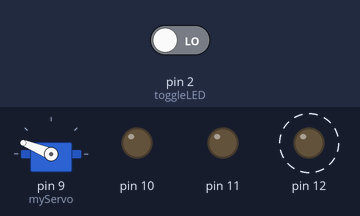
The sketch below on a simulated Arduino Uno, built with avr-gcc and run on an emulated ATmega328P. Shown: servo, output pins drawn as LEDs (lit = HIGH). Dashed ring = blinking. Inputs (shaded band) come from the test bench; at power-on: pin 2 (toggleLED) LOW.

Above: at 1.2 s.
1.3 s: pin 2 (toggleLED) driven HIGH
At 1.65 s:
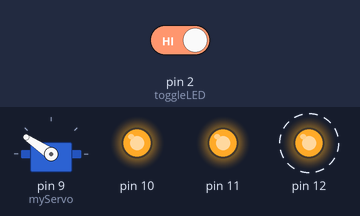
4.3 s: pin 2 (toggleLED) driven LOW
At 4.65 s:
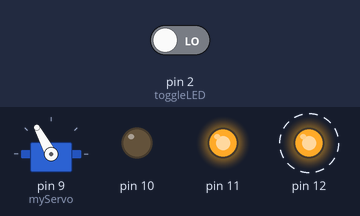
7.3 s: pin 2 (toggleLED) driven HIGH
At 7.66 s:
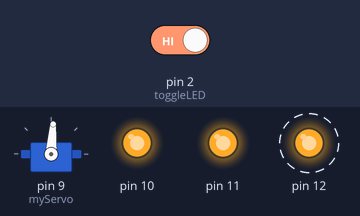
10.3 s: pin 2 (toggleLED) driven LOW
At 10.67 s:
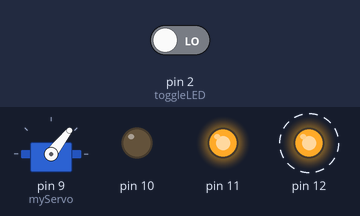
13.3 s: pin 2 (toggleLED) driven HIGH
At 13.68 s:
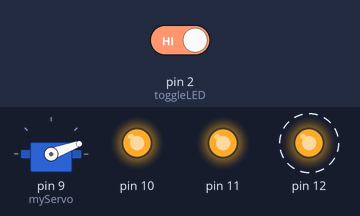
Timing chart, 0 to 28.5 s (numbered marks = the images above; inputs shaded):
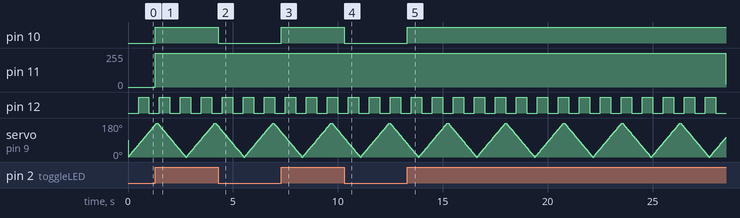

Measured:
- after the input at 1.3 s, pin 10: LOW → HIGH at once; pin 11: stays 255/255 (without the input it goes to 170/255 after 3.0 s)
- after the input at 4.3 s, pin 10: HIGH → LOW at once; pin 11: stays 255/255 (without the input it goes to 86/255 after 3.0 s)
- after the input at 7.3 s, pin 10: LOW → HIGH at once; pin 11: stays 255/255 (without the input it goes to 3/255 after 3.0 s)
- after the input at 10.3 s, pin 10: HIGH → LOW at once; pin 11: stays 255/255 (without the input it goes to 79/255 after 3.0 s)
- after the input at 13.3 s, pin 10: LOW → HIGH at once
- by itself, pin 12: alternates HIGH for 0.50 s and LOW for 0.50 s

The sketch:

ep8.ino
```cpp
#include<Servo.h>
Servo myServo;
int servoPos = 0;
int servoIncrement = 2;
int ledState = LOW;
int brightness = 0;
int fadeIncrement = 1;
int toggleState = LOW;

unsigned long C = 0;
unsigned long P_1 = 0;
unsigned long P_2 = 0;
unsigned long P_3 = 0;
unsigned long P_4 = 0;

void setup() {
  pinMode(2, INPUT);
  myServo.attach(9);
  pinMode(10, OUTPUT);
  pinMode(11, OUTPUT);
  pinMode(12, OUTPUT);
}

void loop() {
  C = millis();
  blinkLED();
  fadeLED();
  toggleLED();
  servoSweep();
}

void blinkLED(){
  if (C - P_1 >= 500){
    P_1 = C;
    ledState = !ledState;
    digitalWrite(12, ledState);
  }
}

void fadeLED(){
if (C - P_2 >= 5){
  P_2 = C;
  brightness = brightness + fadeIncrement;
    if ((brightness < 0 || brightness > 255)){
      fadeIncrement = -fadeIncrement;
  }
  analogWrite(11, brightness);
  }
}

void toggleLED(){
  if(C - P_3 >= 100){
    P_3 = C;
    if(digitalRead(2) == HIGH){
    toggleState = HIGH;
  }
  else {
    toggleState = LOW;
  }
  digitalWrite(10, toggleState);
  }
}

void servoSweep(){
  if(C - P_4 >= 15){
    P_4 = C;
    servoPos = servoPos + servoIncrement;
    if ((servoPos < 0 || servoPos > 180)){
      servoIncrement = -servoIncrement;
  }
  myServo.write(servoPos);
    }
}
```
